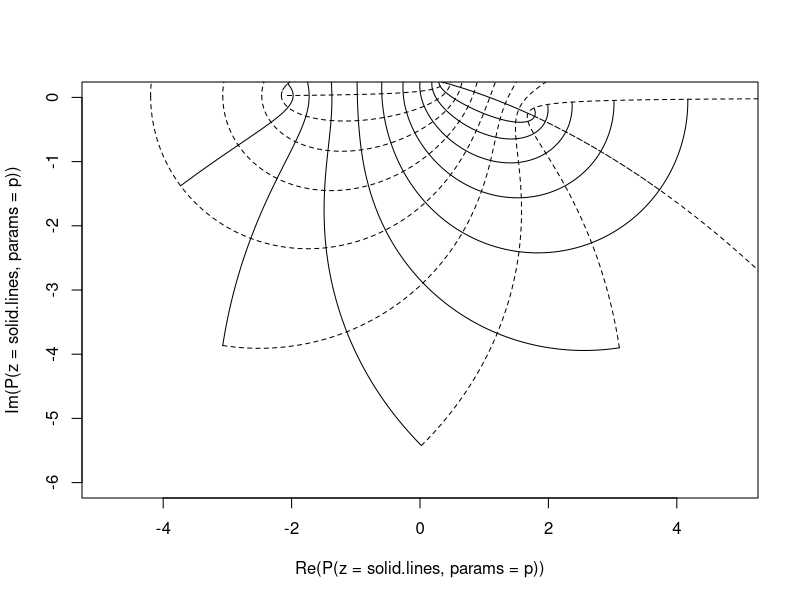

The R source for this figure:
## This file shows how to create 18_5.png, which is used as an ident
## for issue 0.  First, execute this file in R.  This will make file
## f.pdf.  Then:
##

text <- "

pdfcrop --margins '-70 -10 -50 -120' f.pdf 18_5.pdf

pdftocairo -r 600 18_5.pdf -png
mv 18_5-1.png 18_5.png

"

## will make 18_5.pdf (not under version control).


library("elliptic")

pdf(file="f.pdf")
# figure 18.5, top of p643:
p <- parameters(Omega=c(1+0.1i,1+1i))
n <- 400

f <- function(r, i1, i2=1){seq(from = r+1i*i1, to = r+1i*i2, len=n)}
g <- function(i, r1, r2=1){seq(from = 1i*i+r1, to = 1i*i+2 , len=n)}

solid.lines <-
  c(
    f(0.1,0.5),NA,
    f(0.2,0.4),NA,
    f(0.3,0.3),NA,
    f(0.4,0.2),NA,
    f(0.5,0.0),NA,
    f(0.6,0.0),NA,
    f(0.7,0.0),NA,
    f(0.8,0.0),NA,
    f(0.9,0.0),NA,
    f(1.0,0.0)
  )
dotted.lines <-
  c(
    g(0.1,0.5),NA,
    g(0.2,0.4),NA,
    g(0.3,0.3),NA,
    g(0.4,0.2),NA,
    g(0.5,0.0),NA,
    g(0.6,0.0),NA,
    g(0.7,0.0),NA,
    g(0.8,0.0),NA,
    g(0.9,0.0),NA,
    g(1.0,0.0),NA
  )

plot(P(z=solid.lines, params=p),  xlim = c(-4,4), ylim = c(-6,0), type="l", asp=1)
lines(P(z=dotted.lines, params=p),xlim = c(-4,4), ylim = c(-6,0), type="l", lty=2)
dev.off()
